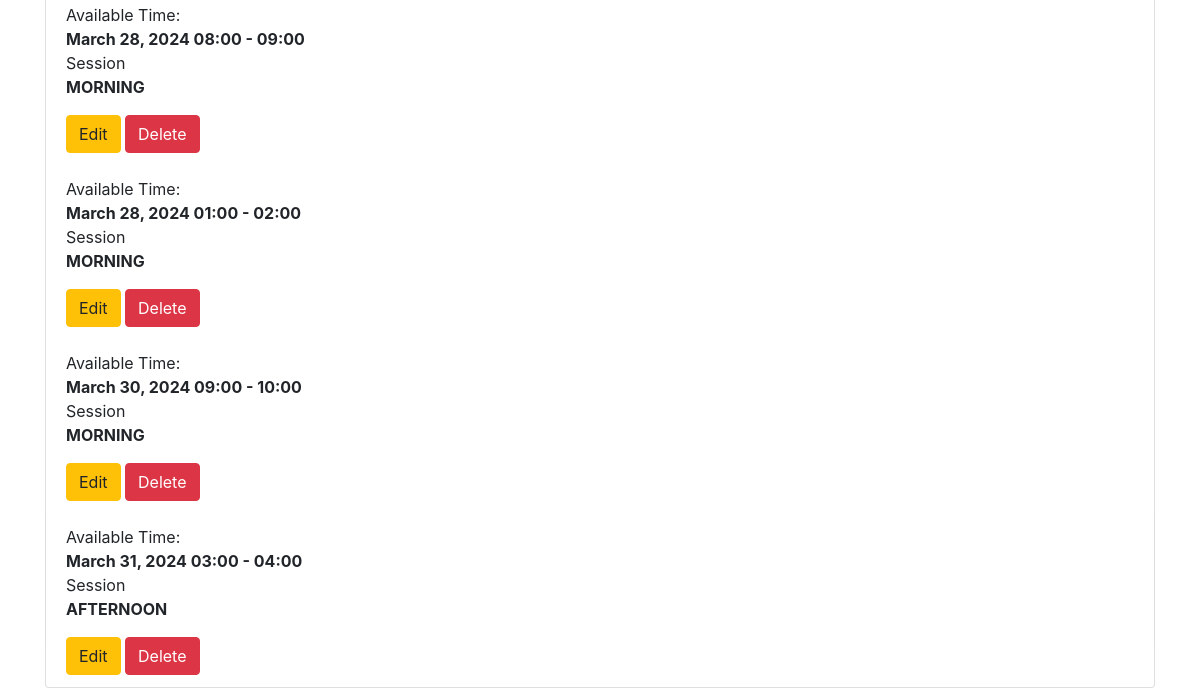
Before: /new_view_time_slots/ (signed in, lower part) with the older database file.
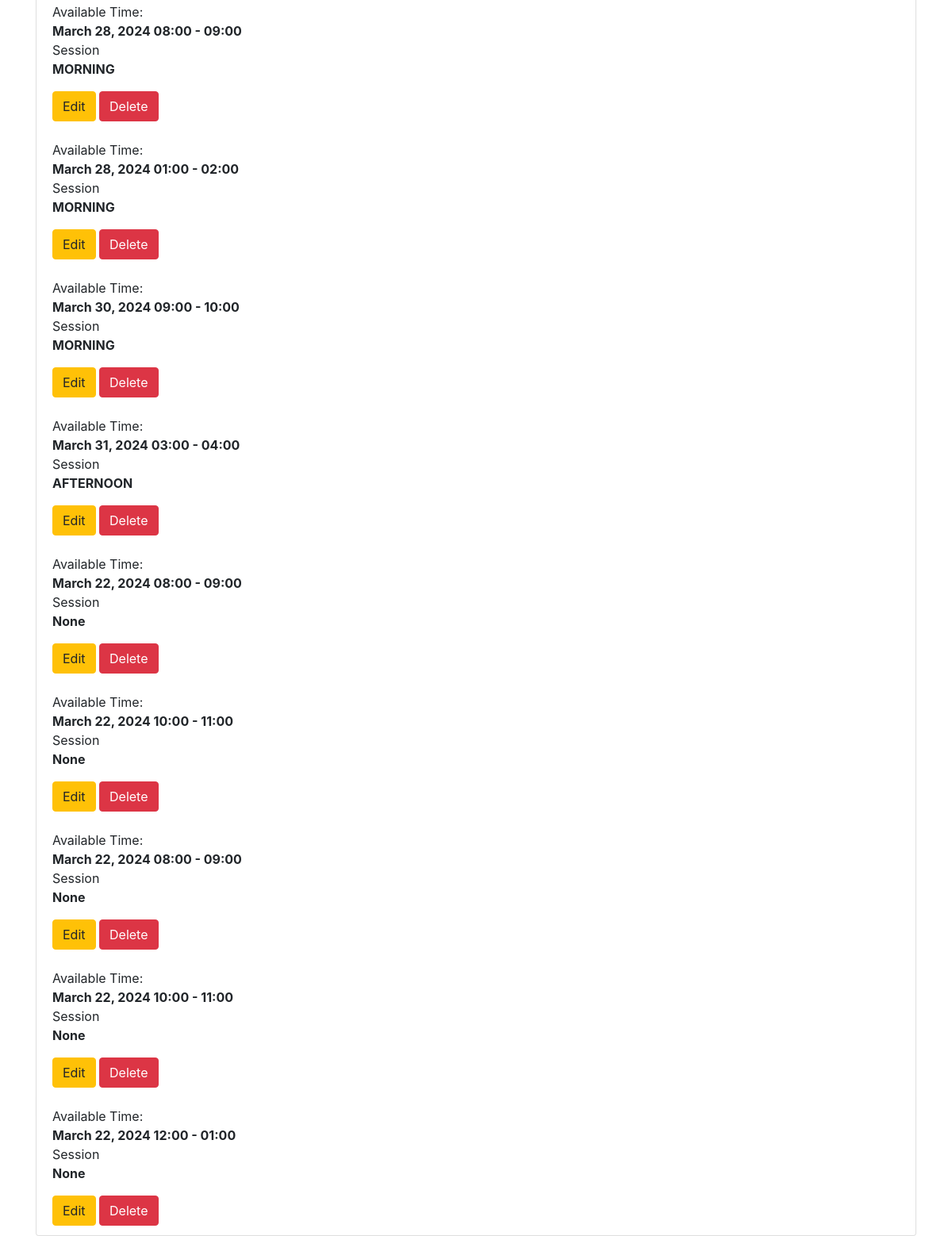
After: the same page with the newer database file.
### app1/models.py (models this page shows, shortened)
class TimeSlot(models.Model):
    class SessionType(models.TextChoices):
        MORNING = "MORNING", "Morning Session"
        AFTERNOON = "AFTERNOON", "Afternoon Session"
    TIME_SLOTS = [
        ("8-9", "8:00 AM - 9:00 AM"),
        ("9-10", "9:00 AM - 10:00 AM"),
        ("10-11", "10:00 AM - 11:00 AM"),
        ("12-1", "12:00 PM - 1:00 PM"),
        ("1-2", "1:00 PM - 2:00 PM"),
        ("2-3", "2:00 PM - 3:00 PM"),
        ("3-4", "3:00 PM - 4:00 PM"),
    ]
    therapist = models.ForeignKey(User, on_delete=models.CASCADE, related_name='available_time_slots')
    time_slot = models.CharField(max_length=5, choices=TIME_SLOTS, null=True)
    start_time = models.DateTimeField()
    end_time = models.DateTimeField()
    session_type = models.CharField(max_length=50, choices=SessionType.choices, null=True)
    is_booked = models.BooleanField(default=False)

### app1/views.py (the view)
# urls.py: path('new_view_time_slots/', views.new_view_time_slots, name='new_view_time_slots'),
@login_required
def new_view_time_slots(request):
    if request.user.role != 'THERAPIST':
        return redirect('home')  # Redirect to the home page if the user is not a therapist
    time_slots = TimeSlot.objects.filter(therapist=request.user)
    selected_time_slot_id = request.GET.get('selected_time_slot_id')  # Get the selected time slot ID from the query parameters
    selected_time_slot = None
    if selected_time_slot_id:
        try:
            selected_time_slot = TimeSlot.objects.get(id=selected_time_slot_id, therapist=request.user)
        except TimeSlot.DoesNotExist:
            selected_time_slot = None
    return render(request, 'new_view_time_slots.html', {'time_slots': time_slots, 'selected_time_slot': selected_time_slot})

### templates/new_view_time_slots.html (shortened to what this page needs)
<!DOCTYPE html>
<html lang="en">
<head>
  <link href="https://cdn.jsdelivr.net/npm/bootstrap@5.3.0/dist/css/bootstrap.min.css" rel="stylesheet">
  <link href="https://cdnjs.cloudflare.com/ajax/libs/font-awesome/6.0.0/css/all.min.css" rel="stylesheet">
</head>
<body>
  <div class="wrapper">
<!DOCTYPE html>
<html lang="en">
<head>
    <link rel="stylesheet" href="https://stackpath.bootstrapcdn.com/bootstrap/4.3.1/css/bootstrap.min.css">
</head>
<body>
    <div class="container mt-5">
        <div class="list-group">
            {% for time_slot in time_slots %}
                <div id="timeSlot{{ time_slot.id }}" class="list-group-item">
                    <div class="time-range-box">Available Time: <br>
                        <strong>{{ time_slot.start_time|date:'F d, Y H:i' }} - {{ time_slot.end_time|date:'H:i' }}</strong>
                    </div>
                    <div class="time-range-box">Session <br> <strong>{{ time_slot.session_type }}</strong></div>
                    <div class="mt-3">
                        <a href="{% url 'edit_time_slot' time_slot.id %}" class="btn btn-warning">Edit</a>
                        <a href="{% url 'delete_time_slot' time_slot.id %}" class="btn btn-danger">Delete</a>
                    </div>
                </div>
            {% endfor %}
        </div>
    </div>
</body>
</html>
</body>
</html>

Changed rows visible on the page:
added TimeSlot: start_time "March 22, 2024 08:00", end_time "09:00", session_type "None"
added TimeSlot: start_time "March 22, 2024 10:00", end_time "11:00", session_type "None"
added TimeSlot: start_time "March 22, 2024 08:00", end_time "09:00", session_type "None"
added TimeSlot: start_time "March 22, 2024 10:00", end_time "11:00", session_type "None"
added TimeSlot: start_time "March 22, 2024 12:00", end_time "01:00", session_type "None"
